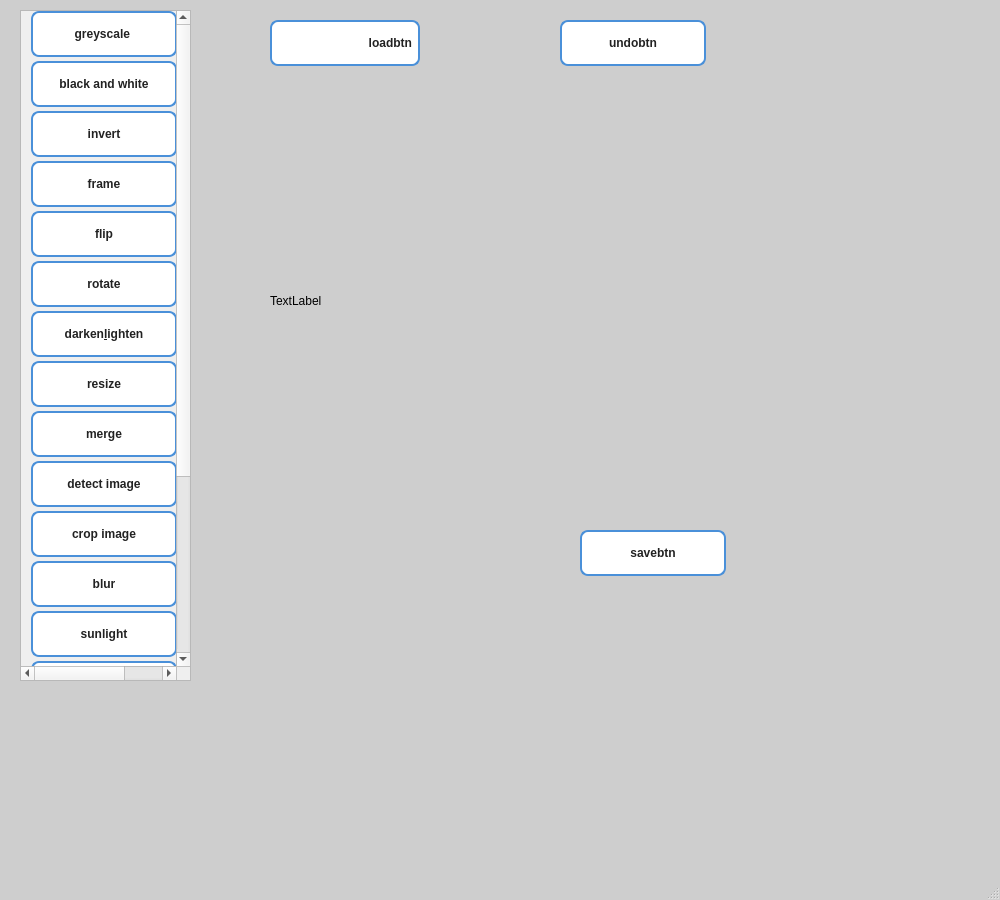
<?xml version="1.0" encoding="UTF-8"?>
<ui version="4.0">
 <class>MainWindow</class>
 <widget class="QMainWindow" name="MainWindow">
  <property name="geometry">
   <rect>
    <x>0</x>
    <y>0</y>
    <width>1000</width>
    <height>900</height>
   </rect>
  </property>
  <property name="sizePolicy">
   <sizepolicy hsizetype="Fixed" vsizetype="Fixed">
    <horstretch>0</horstretch>
    <verstretch>0</verstretch>
   </sizepolicy>
  </property>
  <property name="palette">
   <palette>
    <active>
     <colorrole role="Base">
      <brush brushstyle="SolidPattern">
       <color alpha="179">
        <red>181</red>
        <green>181</green>
        <blue>181</blue>
       </color>
      </brush>
     </colorrole>
     <colorrole role="Window">
      <brush brushstyle="SolidPattern">
       <color alpha="255">
        <red>206</red>
        <green>206</green>
        <blue>206</blue>
       </color>
      </brush>
     </colorrole>
    </active>
    <inactive>
     <colorrole role="Base">
      <brush brushstyle="SolidPattern">
       <color alpha="179">
        <red>181</red>
        <green>181</green>
        <blue>181</blue>
       </color>
      </brush>
     </colorrole>
     <colorrole role="Window">
      <brush brushstyle="SolidPattern">
       <color alpha="255">
        <red>206</red>
        <green>206</green>
        <blue>206</blue>
       </color>
      </brush>
     </colorrole>
    </inactive>
    <disabled>
     <colorrole role="Base">
      <brush brushstyle="SolidPattern">
       <color alpha="255">
        <red>206</red>
        <green>206</green>
        <blue>206</blue>
       </color>
      </brush>
     </colorrole>
     <colorrole role="Window">
      <brush brushstyle="SolidPattern">
       <color alpha="255">
        <red>206</red>
        <green>206</green>
        <blue>206</blue>
       </color>
      </brush>
     </colorrole>
    </disabled>
   </palette>
  </property>
  <property name="windowTitle">
   <string>MainWindow</string>
  </property>
  <property name="styleSheet">
   <string notr="true">QPushButton {
    background-color: #ffffff;
    color: #2e3440;
    border-radius: 5px;
    border: 1px solid #d8dee9;
    font-weight: bold;
    min-width: 130px;    
    max-width: 130px;
    min-height: 30px; 
    max-height: 30px;
}

QPushButton:hover {
    background-color: #eceff4;
    border-color: #5e81ac;
}

QPushButton:pressed {
    background-color: #e5e9f0;
}

QPushButton#loadbtn, QPushButton#savebtn {
    background-color: #ffffff;
    color: #2e3440;
    font-size: 13px;
    font-weight: bold;
    border-radius: 7px;
    border: 2px solid #5e81ac;
    min-width: 170px;  
    max-width: 170px;
    min-height: 36px;   
    max-height: 36px;
}

QPushButton#loadbtn:hover, QPushButton#savebtn:hover {
    background-color: #f0f4f8;
    border-color: #81a1c1;
}

QPushButton#loadbtn:pressed, QPushButton#savebtn:pressed {
    background-color: #e2e8f0;
}</string>
  </property>
  <widget class="QWidget" name="centralwidget">
   <property name="styleSheet">
    <string notr="true">QPushButton {
    background-color: #ffffff;
    border: 2px solid #4a90d9;
    border-radius: 8px;
    padding: 6px;
    font-weight: bold;
    color: #222;
}

QPushButton:hover {
    background-color: #e8f2ff;
    border: 2px solid #1c6fd1;
}

QPushButton:pressed {
    background-color: #4a90d9;
    color: white;
    border: 3px solid #14529c;
    padding-top: 8px;
    padding-left: 8px;
}</string>
   </property>
   <widget class="QLabel" name="imagelabel">
    <property name="geometry">
     <rect>
      <x>270</x>
      <y>150</y>
      <width>371</width>
      <height>301</height>
     </rect>
    </property>
    <property name="text">
     <string>TextLabel</string>
    </property>
   </widget>
   <widget class="QPushButton" name="pushButton_20">
    <property name="geometry">
     <rect>
      <x>580</x>
      <y>530</y>
      <width>146</width>
      <height>46</height>
     </rect>
    </property>
    <property name="text">
     <string>savebtn</string>
    </property>
   </widget>
   <widget class="QPushButton" name="pushButton">
    <property name="geometry">
     <rect>
      <x>270</x>
      <y>20</y>
      <width>150</width>
      <height>46</height>
     </rect>
    </property>
    <property name="sizePolicy">
     <sizepolicy hsizetype="Minimum" vsizetype="Fixed">
      <horstretch>140</horstretch>
      <verstretch>140</verstretch>
     </sizepolicy>
    </property>
    <property name="layoutDirection">
     <enum>Qt::LayoutDirection::RightToLeft</enum>
    </property>
    <property name="styleSheet">
     <string notr="true">QPushButton {
    text-align: right;
    padding-right: 10px;
}</string>
    </property>
    <property name="text">
     <string>loadbtn</string>
    </property>
    <property name="icon">
     <iconset>
      <normaloff>Images/images.png</normaloff>Images/images.png</iconset>
    </property>
    <property name="iconSize">
     <size>
      <width>24</width>
      <height>24</height>
     </size>
    </property>
   </widget>
   <widget class="QPushButton" name="UndoButton">
    <property name="geometry">
     <rect>
      <x>560</x>
      <y>20</y>
      <width>146</width>
      <height>46</height>
     </rect>
    </property>
    <property name="text">
     <string>undobtn</string>
    </property>
   </widget>
   <widget class="QScrollArea" name="scrollArea_2">
    <property name="geometry">
     <rect>
      <x>20</x>
      <y>10</y>
      <width>171</width>
      <height>671</height>
     </rect>
    </property>
    <property name="verticalScrollBarPolicy">
     <enum>Qt::ScrollBarPolicy::ScrollBarAlwaysOn</enum>
    </property>
    <property name="widgetResizable">
     <bool>false</bool>
    </property>
    <widget class="QWidget" name="scrollAreaWidgetContents_2">
     <property name="geometry">
      <rect>
       <x>0</x>
       <y>0</y>
       <width>219</width>
       <height>909</height>
      </rect>
     </property>
     <widget class="QPushButton" name="pushButton_2">
      <property name="geometry">
       <rect>
        <x>10</x>
        <y>0</y>
        <width>146</width>
        <height>46</height>
       </rect>
      </property>
      <property name="sizePolicy">
       <sizepolicy hsizetype="Fixed" vsizetype="Fixed">
        <horstretch>140</horstretch>
        <verstretch>140</verstretch>
       </sizepolicy>
      </property>
      <property name="minimumSize">
       <size>
        <width>146</width>
        <height>46</height>
       </size>
      </property>
      <property name="maximumSize">
       <size>
        <width>146</width>
        <height>46</height>
       </size>
      </property>
      <property name="text">
       <string>greyscale </string>
      </property>
     </widget>
     <widget class="QPushButton" name="pushButton_3">
      <property name="geometry">
       <rect>
        <x>10</x>
        <y>50</y>
        <width>146</width>
        <height>46</height>
       </rect>
      </property>
      <property name="text">
       <string>black and white</string>
      </property>
     </widget>
     <widget class="QPushButton" name="pushButton_4">
      <property name="geometry">
       <rect>
        <x>10</x>
        <y>100</y>
        <width>146</width>
        <height>46</height>
       </rect>
      </property>
      <property name="sizePolicy">
       <sizepolicy hsizetype="Fixed" vsizetype="Fixed">
        <horstretch>140</horstretch>
        <verstretch>140</verstretch>
       </sizepolicy>
      </property>
      <property name="minimumSize">
       <size>
        <width>146</width>
        <height>46</height>
       </size>
      </property>
      <property name="maximumSize">
       <size>
        <width>146</width>
        <height>46</height>
       </size>
      </property>
      <property name="text">
       <string>invert</string>
      </property>
     </widget>
     <widget class="QPushButton" name="pushButton_5">
      <property name="geometry">
       <rect>
        <x>10</x>
        <y>150</y>
        <width>146</width>
        <height>46</height>
       </rect>
      </property>
      <property name="sizePolicy">
       <sizepolicy hsizetype="Fixed" vsizetype="Fixed">
        <horstretch>0</horstretch>
        <verstretch>0</verstretch>
       </sizepolicy>
      </property>
      <property name="minimumSize">
       <size>
        <width>146</width>
        <height>46</height>
       </size>
      </property>
      <property name="maximumSize">
       <size>
        <width>146</width>
        <height>46</height>
       </size>
      </property>
      <property name="text">
       <string>frame</string>
      </property>
     </widget>
     <widget class="QPushButton" name="pushButton_6">
      <property name="geometry">
       <rect>
        <x>10</x>
        <y>200</y>
        <width>146</width>
        <height>46</height>
       </rect>
      </property>
      <property name="sizePolicy">
       <sizepolicy hsizetype="Fixed" vsizetype="Fixed">
        <horstretch>0</horstretch>
        <verstretch>0</verstretch>
       </sizepolicy>
      </property>
      <property name="minimumSize">
       <size>
        <width>146</width>
        <height>46</height>
       </size>
      </property>
      <property name="maximumSize">
       <size>
        <width>146</width>
        <height>46</height>
       </size>
      </property>
      <property name="text">
       <string>flip</string>
      </property>
     </widget>
     <widget class="QPushButton" name="pushButton_7">
      <property name="geometry">
       <rect>
        <x>10</x>
        <y>250</y>
        <width>146</width>
        <height>46</height>
       </rect>
      </property>
      <property name="sizePolicy">
       <sizepolicy hsizetype="Fixed" vsizetype="Fixed">
        <horstretch>0</horstretch>
        <verstretch>0</verstretch>
       </sizepolicy>
      </property>
      <property name="minimumSize">
       <size>
        <width>146</width>
        <height>46</height>
       </size>
      </property>
      <property name="maximumSize">
       <size>
        <width>146</width>
        <height>46</height>
       </size>
      </property>
      <property name="text">
       <string>rotate</string>
      </property>
     </widget>
     <widget class="QPushButton" name="pushButton_8">
      <property name="geometry">
       <rect>
        <x>10</x>
        <y>300</y>
        <width>146</width>
        <height>46</height>
       </rect>
      </property>
      <property name="sizePolicy">
       <sizepolicy hsizetype="Fixed" vsizetype="Fixed">
        <horstretch>140</horstretch>
        <verstretch>140</verstretch>
       </sizepolicy>
      </property>
      <property name="minimumSize">
       <size>
        <width>146</width>
        <height>46</height>
       </size>
      </property>
      <property name="maximumSize">
       <size>
        <width>146</width>
        <height>46</height>
       </size>
      </property>
      <property name="text">
       <string>darken&amp;lighten</string>
      </property>
     </widget>
     <widget class="QPushButton" name="pushButton_9">
      <property name="geometry">
       <rect>
        <x>10</x>
        <y>350</y>
        <width>146</width>
        <height>46</height>
       </rect>
      </property>
      <property name="sizePolicy">
       <sizepolicy hsizetype="Fixed" vsizetype="Fixed">
        <horstretch>0</horstretch>
        <verstretch>0</verstretch>
       </sizepolicy>
      </property>
      <property name="minimumSize">
       <size>
        <width>146</width>
        <height>46</height>
       </size>
      </property>
      <property name="maximumSize">
       <size>
        <width>146</width>
        <height>46</height>
       </size>
      </property>
      <property name="text">
       <string>resize</string>
      </property>
     </widget>
     <widget class="QPushButton" name="pushButton_10">
      <property name="geometry">
       <rect>
        <x>10</x>
        <y>400</y>
        <width>146</width>
        <height>46</height>
       </rect>
      </property>
      <property name="sizePolicy">
       <sizepolicy hsizetype="Fixed" vsizetype="Fixed">
        <horstretch>140</horstretch>
        <verstretch>140</verstretch>
       </sizepolicy>
      </property>
      <property name="minimumSize">
       <size>
        <width>146</width>
        <height>46</height>
       </size>
      </property>
      <property name="maximumSize">
       <size>
        <width>146</width>
        <height>46</height>
       </size>
      </property>
      <property name="text">
       <string>merge</string>
      </property>
     </widget>
     <widget class="QPushButton" name="pushButton_11">
      <property name="geometry">
       <rect>
        <x>10</x>
        <y>450</y>
        <width>146</width>
        <height>46</height>
       </rect>
      </property>
      <property name="sizePolicy">
       <sizepolicy hsizetype="Minimum" vsizetype="Fixed">
        <horstretch>140</horstretch>
        <verstretch>140</verstretch>
       </sizepolicy>
      </property>
      <property name="text">
       <string>detect image</string>
      </property>
     </widget>
     <widget class="QPushButton" name="pushButton_12">
      <property name="geometry">
       <rect>
        <x>10</x>
        <y>500</y>
        <width>146</width>
        <height>46</height>
       </rect>
      </property>
      <property name="sizePolicy">
       <sizepolicy hsizetype="Fixed" vsizetype="Fixed">
        <horstretch>140</horstretch>
        <verstretch>140</verstretch>
       </sizepolicy>
      </property>
      <property name="minimumSize">
       <size>
        <width>146</width>
        <height>46</height>
       </size>
      </property>
      <property name="maximumSize">
       <size>
        <width>146</width>
        <height>46</height>
       </size>
      </property>
      <property name="text">
       <string>crop image</string>
      </property>
     </widget>
     <widget class="QPushButton" name="pushButton_13">
      <property name="geometry">
       <rect>
        <x>10</x>
        <y>550</y>
        <width>146</width>
        <height>46</height>
       </rect>
      </property>
      <property name="sizePolicy">
       <sizepolicy hsizetype="Minimum" vsizetype="Fixed">
        <horstretch>140</horstretch>
        <verstretch>140</verstretch>
       </sizepolicy>
      </property>
      <property name="text">
       <string>blur</string>
      </property>
     </widget>
     <widget class="QPushButton" name="pushButton_14">
      <property name="geometry">
       <rect>
        <x>10</x>
        <y>600</y>
        <width>146</width>
        <height>46</height>
       </rect>
      </property>
      <property name="sizePolicy">
       <sizepolicy hsizetype="Fixed" vsizetype="Fixed">
        <horstretch>140</horstretch>
        <verstretch>140</verstretch>
       </sizepolicy>
      </property>
      <property name="minimumSize">
       <size>
        <width>146</width>
        <height>46</height>
       </size>
      </property>
      <property name="maximumSize">
       <size>
        <width>146</width>
        <height>46</height>
       </size>
      </property>
      <property name="text">
       <string>sunlight</string>
      </property>
     </widget>
     <widget class="QPushButton" name="pushButton_15">
      <property name="geometry">
       <rect>
        <x>10</x>
        <y>650</y>
        <width>146</width>
        <height>46</height>
       </rect>
      </property>
      <property name="text">
       <string>old tv</string>
      </property>
     </widget>
     <widget class="QPushButton" name="pushButton_16">
      <property name="geometry">
       <rect>
        <x>10</x>
        <y>700</y>
        <width>146</width>
        <height>46</height>
       </rect>
      </property>
      <property name="sizePolicy">
       <sizepolicy hsizetype="Fixed" vsizetype="Fixed">
        <horstretch>140</horstretch>
        <verstretch>140</verstretch>
       </sizepolicy>
      </property>
      <property name="minimumSize">
       <size>
        <width>146</width>
        <height>46</height>
       </size>
      </property>
      <property name="maximumSize">
       <size>
        <width>146</width>
        <height>46</height>
       </size>
      </property>
      <property name="text">
       <string>purple</string>
      </property>
     </widget>
     <widget class="QPushButton" name="pushButton_17">
      <property name="geometry">
       <rect>
        <x>10</x>
        <y>750</y>
        <width>146</width>
        <height>46</height>
       </rect>
      </property>
      <property name="text">
       <string>infrared</string>
      </property>
     </widget>
     <widget class="QPushButton" name="pushButton_18">
      <property name="geometry">
       <rect>
        <x>10</x>
        <y>800</y>
        <width>146</width>
        <height>46</height>
       </rect>
      </property>
      <property name="sizePolicy">
       <sizepolicy hsizetype="Fixed" vsizetype="Fixed">
        <horstretch>140</horstretch>
        <verstretch>140</verstretch>
       </sizepolicy>
      </property>
      <property name="minimumSize">
       <size>
        <width>146</width>
        <height>46</height>
       </size>
      </property>
      <property name="maximumSize">
       <size>
        <width>146</width>
        <height>46</height>
       </size>
      </property>
      <property name="text">
       <string>skew</string>
      </property>
     </widget>
     <widget class="QPushButton" name="pushButton_19">
      <property name="geometry">
       <rect>
        <x>10</x>
        <y>850</y>
        <width>146</width>
        <height>46</height>
       </rect>
      </property>
      <property name="text">
       <string>oil painting</string>
      </property>
     </widget>
    </widget>
   </widget>
  </widget>
  <widget class="QMenuBar" name="menubar">
   <property name="geometry">
    <rect>
     <x>0</x>
     <y>0</y>
     <width>1000</width>
     <height>33</height>
    </rect>
   </property>
  </widget>
  <widget class="QStatusBar" name="statusbar"/>
 </widget>
 <resources/>
 <connections/>
</ui>
